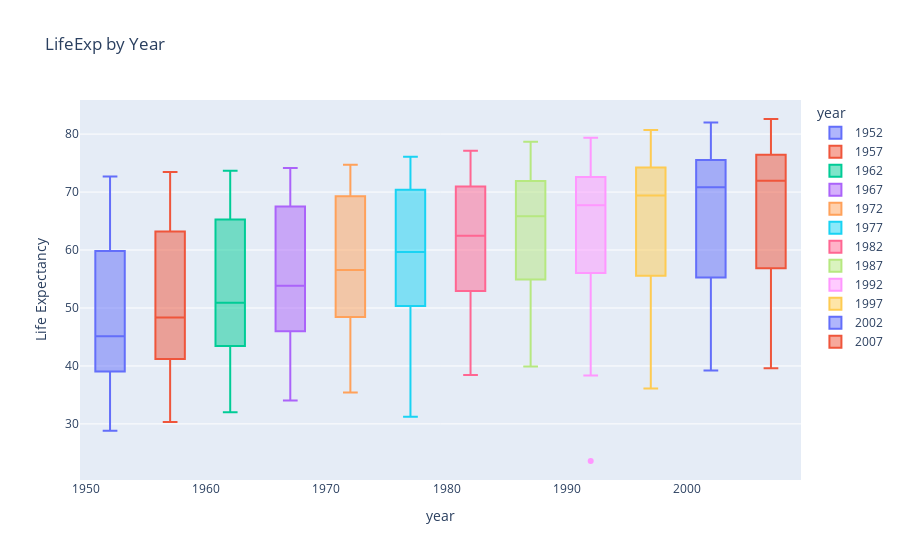

Notebook code for this chart:
### Code cell
fig4 = px.box(gapminder, x= 'year', y = 'lifeExp', title='LifeExp by Year', labels={'lifeExp':'Life Expectancy'}, color = 'year')
fig4.show()

### Figure 1 — Plotly figure (JSON) as saved in the notebook; plotly's stock layout.template omitted (floating-point values rounded to 4 significant figures; data arrays with more than 128 entries replaced by an {"elided": "..."} marker saying what was removed)
{"data": [{"alignmentgroup": "True", "hovertemplate": "year=%{x}<br>Life Expectancy=%{y}<extra></extra>", "legendgroup": "1952", "marker": {"color": "#636efa"}, "name": "1952", "notched": false, "offsetgroup": "1952", "orientation": "v", "showlegend": true, "type": "box", "x": {"elided": "142 int values"}, "x0": " ", "xaxis": "x", "y": {"elided": "142 float values"}, "y0": " ", "yaxis": "y"}, {"alignmentgroup": "True", "hovertemplate": "year=%{x}<br>Life Expectancy=%{y}<extra></extra>", "legendgroup": "1957", "marker": {"color": "#EF553B"}, "name": "1957", "notched": false, "offsetgroup": "1957", "orientation": "v", "showlegend": true, "type": "box", "x": {"elided": "142 int values"}, "x0": " ", "xaxis": "x", "y": {"elided": "142 float values"}, "y0": " ", "yaxis": "y"}, {"alignmentgroup": "True", "hovertemplate": "year=%{x}<br>Life Expectancy=%{y}<extra></extra>", "legendgroup": "1962", "marker": {"color": "#00cc96"}, "name": "1962", "notched": false, "offsetgroup": "1962", "orientation": "v", "showlegend": true, "type": "box", "x": {"elided": "142 int values"}, "x0": " ", "xaxis": "x", "y": {"elided": "142 float values"}, "y0": " ", "yaxis": "y"}, {"alignmentgroup": "True", "hovertemplate": "year=%{x}<br>Life Expectancy=%{y}<extra></extra>", "legendgroup": "1967", "marker": {"color": "#ab63fa"}, "name": "1967", "notched": false, "offsetgroup": "1967", "orientation": "v", "showlegend": true, "type": "box", "x": {"elided": "142 int values"}, "x0": " ", "xaxis": "x", "y": {"elided": "142 float values"}, "y0": " ", "yaxis": "y"}, {"alignmentgroup": "True", "hovertemplate": "year=%{x}<br>Life Expectancy=%{y}<extra></extra>", "legendgroup": "1972", "marker": {"color": "#FFA15A"}, "name": "1972", "notched": false, "offsetgroup": "1972", "orientation": "v", "showlegend": true, "type": "box", "x": {"elided": "142 int values"}, "x0": " ", "xaxis": "x", "y": {"elided": "142 float values"}, "y0": " ", "yaxis": "y"}, {"alignmentgroup": "True", "hovertemplate": "year=%{x}<br>Life Expectancy=%{y}<extra></extra>", "legendgroup": "1977", "marker": {"color": "#19d3f3"}, "name": "1977", "notched": false, "offsetgroup": "1977", "orientation": "v", "showlegend": true, "type": "box", "x": {"elided": "142 int values"}, "x0": " ", "xaxis": "x", "y": {"elided": "142 float values"}, "y0": " ", "yaxis": "y"}, {"alignmentgroup": "True", "hovertemplate": "year=%{x}<br>Life Expectancy=%{y}<extra></extra>", "legendgroup": "1982", "marker": {"color": "#FF6692"}, "name": "1982", "notched": false, "offsetgroup": "1982", "orientation": "v", "showlegend": true, "type": "box", "x": {"elided": "142 int values"}, "x0": " ", "xaxis": "x", "y": {"elided": "142 float values"}, "y0": " ", "yaxis": "y"}, {"alignmentgroup": "True", "hovertemplate": "year=%{x}<br>Life Expectancy=%{y}<extra></extra>", "legendgroup": "1987", "marker": {"color": "#B6E880"}, "name": "1987", "notched": false, "offsetgroup": "1987", "orientation": "v", "showlegend": true, "type": "box", "x": {"elided": "142 int values"}, "x0": " ", "xaxis": "x", "y": {"elided": "142 float values"}, "y0": " ", "yaxis": "y"}, {"alignmentgroup": "True", "hovertemplate": "year=%{x}<br>Life Expectancy=%{y}<extra></extra>", "legendgroup": "1992", "marker": {"color": "#FF97FF"}, "name": "1992", "notched": false, "offsetgroup": "1992", "orientation": "v", "showlegend": true, "type": "box", "x": {"elided": "142 int values"}, "x0": " ", "xaxis": "x", "y": {"elided": "142 float values"}, "y0": " ", "yaxis": "y"}, {"alignmentgroup": "True", "hovertemplate": "year=%{x}<br>Life Expectancy=%{y}<extra></extra>", "legendgroup": "1997", "marker": {"color": "#FECB52"}, "name": "1997", "notched": false, "offsetgroup": "1997", "orientation": "v", "showlegend": true, "type": "box", "x": {"elided": "142 int values"}, "x0": " ", "xaxis": "x", "y": {"elided": "142 float values"}, "y0": " ", "yaxis": "y"}, {"alignmentgroup": "True", "hovertemplate": "year=%{x}<br>Life Expectancy=%{y}<extra></extra>", "legendgroup": "2002", "marker": {"color": "#636efa"}, "name": "2002", "notched": false, "offsetgroup": "2002", "orientation": "v", "showlegend": true, "type": "box", "x": {"elided": "142 int values"}, "x0": " ", "xaxis": "x", "y": {"elided": "142 float values"}, "y0": " ", "yaxis": "y"}, {"alignmentgroup": "True", "hovertemplate": "year=%{x}<br>Life Expectancy=%{y}<extra></extra>", "legendgroup": "2007", "marker": {"color": "#EF553B"}, "name": "2007", "notched": false, "offsetgroup": "2007", "orientation": "v", "showlegend": true, "type": "box", "x": {"elided": "142 int values"}, "x0": " ", "xaxis": "x", "y": {"elided": "142 float values"}, "y0": " ", "yaxis": "y"}], "layout": {"boxmode": "overlay", "legend": {"title": {"text": "year"}, "tracegroupgap": 0}, "title": {"text": "LifeExp by Year"}, "xaxis": {"anchor": "y", "categoryarray": [1952, 1957, 1962, 1967, 1972, 1977, 1982, 1987, 1992, 1997, 2002, 2007], "categoryorder": "array", "domain": [0, 1], "title": {"text": "year"}}, "yaxis": {"anchor": "x", "domain": [0, 1], "title": {"text": "Life Expectancy"}}}}
